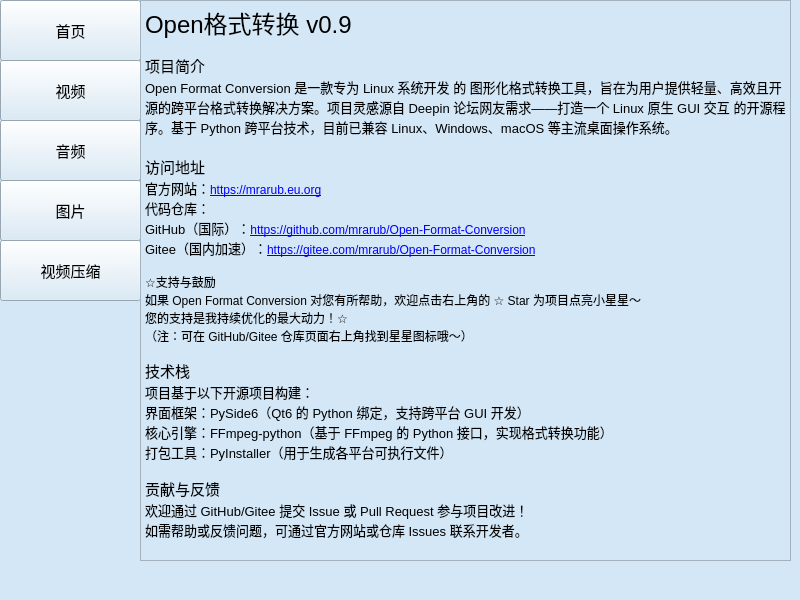
<?xml version="1.0" encoding="UTF-8"?>
<ui version="4.0">
 <class>MainWindow</class>
 <widget class="QMainWindow" name="MainWindow">
  <property name="geometry">
   <rect>
    <x>0</x>
    <y>0</y>
    <width>800</width>
    <height>600</height>
   </rect>
  </property>
  <property name="font">
   <font>
    <pointsize>9</pointsize>
   </font>
  </property>
  <property name="windowTitle">
   <string>Open格式转换</string>
  </property>
  <property name="styleSheet">
   <string notr="true">background-color: rgb(212, 231, 246);</string>
  </property>
  <widget class="QWidget" name="centralwidget">
   <widget class="QPushButton" name="pushButton">
    <property name="geometry">
     <rect>
      <x>0</x>
      <y>0</y>
      <width>141</width>
      <height>61</height>
     </rect>
    </property>
    <property name="font">
     <font>
      <pointsize>11</pointsize>
     </font>
    </property>
    <property name="text">
     <string>首页</string>
    </property>
    <property name="icon">
     <iconset resource="icon.qrc">
      <normaloff>:/icon/icon/首页_home.svg</normaloff>:/icon/icon/首页_home.svg</iconset>
    </property>
   </widget>
   <widget class="QPushButton" name="pushButton_2">
    <property name="geometry">
     <rect>
      <x>0</x>
      <y>120</y>
      <width>141</width>
      <height>61</height>
     </rect>
    </property>
    <property name="font">
     <font>
      <pointsize>11</pointsize>
     </font>
    </property>
    <property name="text">
     <string>音频</string>
    </property>
    <property name="icon">
     <iconset resource="icon.qrc">
      <normaloff>:/icon/icon/音频文件_audio-file.svg</normaloff>:/icon/icon/音频文件_audio-file.svg</iconset>
    </property>
   </widget>
   <widget class="QPushButton" name="pushButton_3">
    <property name="geometry">
     <rect>
      <x>0</x>
      <y>180</y>
      <width>141</width>
      <height>61</height>
     </rect>
    </property>
    <property name="font">
     <font>
      <pointsize>11</pointsize>
     </font>
    </property>
    <property name="text">
     <string>图片</string>
    </property>
    <property name="icon">
     <iconset resource="icon.qrc">
      <normaloff>:/icon/icon/照片_pic.svg</normaloff>:/icon/icon/照片_pic.svg</iconset>
    </property>
   </widget>
   <widget class="QPushButton" name="pushButton_4">
    <property name="geometry">
     <rect>
      <x>0</x>
      <y>240</y>
      <width>141</width>
      <height>61</height>
     </rect>
    </property>
    <property name="font">
     <font>
      <pointsize>11</pointsize>
     </font>
    </property>
    <property name="text">
     <string>视频压缩</string>
    </property>
    <property name="icon">
     <iconset resource="icon.qrc">
      <normaloff>:/icon/icon/压缩_compression.svg</normaloff>:/icon/icon/压缩_compression.svg</iconset>
    </property>
   </widget>
   <widget class="QPushButton" name="pushButton_1">
    <property name="geometry">
     <rect>
      <x>0</x>
      <y>60</y>
      <width>141</width>
      <height>61</height>
     </rect>
    </property>
    <property name="font">
     <font>
      <pointsize>11</pointsize>
     </font>
    </property>
    <property name="text">
     <string>视频</string>
    </property>
    <property name="icon">
     <iconset resource="icon.qrc">
      <normaloff>:/icon/icon/视频_video-two.svg</normaloff>:/icon/icon/视频_video-two.svg</iconset>
    </property>
   </widget>
   <widget class="QStackedWidget" name="stackedWidget">
    <property name="geometry">
     <rect>
      <x>140</x>
      <y>0</y>
      <width>651</width>
      <height>571</height>
     </rect>
    </property>
    <property name="currentIndex">
     <number>0</number>
    </property>
    <widget class="QWidget" name="page">
     <widget class="QTextEdit" name="textEdit">
      <property name="geometry">
       <rect>
        <x>0</x>
        <y>0</y>
        <width>651</width>
        <height>561</height>
       </rect>
      </property>
      <property name="html">
       <string>&lt;!DOCTYPE HTML PUBLIC &quot;-//W3C//DTD HTML 4.0//EN&quot; &quot;http://www.w3.org/TR/REC-html40/strict.dtd&quot;&gt;
&lt;html&gt;&lt;head&gt;&lt;meta name=&quot;qrichtext&quot; content=&quot;1&quot; /&gt;&lt;meta charset=&quot;utf-8&quot; /&gt;&lt;style type=&quot;text/css&quot;&gt;
p, li { white-space: pre-wrap; }
hr { height: 1px; border-width: 0; }
li.unchecked::marker { content: &quot;\2610&quot;; }
li.checked::marker { content: &quot;\2612&quot;; }
&lt;/style&gt;&lt;/head&gt;&lt;body style=&quot; font-family:'Sans Serif'; font-size:9pt; font-weight:400; font-style:normal;&quot;&gt;
&lt;p style=&quot; margin-top:0px; margin-bottom:0px; margin-left:0px; margin-right:0px; -qt-block-indent:0; text-indent:0px;&quot;&gt;&lt;span style=&quot; font-size:18pt;&quot;&gt;Open格式转换 v0.9&lt;/span&gt;&lt;/p&gt;
&lt;p style=&quot;-qt-paragraph-type:empty; margin-top:0px; margin-bottom:0px; margin-left:0px; margin-right:0px; -qt-block-indent:0; text-indent:0px;&quot;&gt;&lt;br /&gt;&lt;/p&gt;
&lt;p style=&quot; margin-top:0px; margin-bottom:0px; margin-left:0px; margin-right:0px; -qt-block-indent:0; text-indent:0px;&quot;&gt;&lt;span style=&quot; font-size:11pt;&quot;&gt;项目简介&lt;/span&gt;&lt;/p&gt;
&lt;p style=&quot; margin-top:0px; margin-bottom:0px; margin-left:0px; margin-right:0px; -qt-block-indent:0; text-indent:0px;&quot;&gt;&lt;span style=&quot; font-size:10pt;&quot;&gt;Open Format Conversion 是一款专为 Linux 系统开发 的 图形化格式转换工具，旨在为用户提供轻量、高效且开源的跨平台格式转换解决方案。项目灵感源自 Deepin 论坛网友需求——打造一个 Linux 原生 GUI 交互 的开源程序。基于 Python 跨平台技术，目前已兼容 Linux、Windows、macOS 等主流桌面操作系统。&lt;/span&gt;&lt;/p&gt;
&lt;p style=&quot;-qt-paragraph-type:empty; margin-top:0px; margin-bottom:0px; margin-left:0px; margin-right:0px; -qt-block-indent:0; text-indent:0px; font-size:11pt;&quot;&gt;&lt;br /&gt;&lt;/p&gt;
&lt;p style=&quot; margin-top:0px; margin-bottom:0px; margin-left:0px; margin-right:0px; -qt-block-indent:0; text-indent:0px;&quot;&gt;&lt;span style=&quot; font-size:11pt;&quot;&gt;访问地址&lt;/span&gt;&lt;/p&gt;
&lt;p style=&quot; margin-top:0px; margin-bottom:0px; margin-left:0px; margin-right:0px; -qt-block-indent:0; text-indent:0px;&quot;&gt;&lt;span style=&quot; font-size:10pt;&quot;&gt;官方网站：&lt;/span&gt;&lt;a href=&quot;https://mrarub.eu.org&quot;&gt;&lt;span style=&quot; text-decoration: underline; color:#0000ff;&quot;&gt;https://mrarub.eu.org&lt;/span&gt;&lt;/a&gt;&lt;/p&gt;
&lt;p style=&quot; margin-top:0px; margin-bottom:0px; margin-left:0px; margin-right:0px; -qt-block-indent:0; text-indent:0px;&quot;&gt;&lt;span style=&quot; font-size:10pt;&quot;&gt;代码仓库：&lt;/span&gt;&lt;/p&gt;
&lt;p style=&quot; margin-top:0px; margin-bottom:0px; margin-left:0px; margin-right:0px; -qt-block-indent:0; text-indent:0px;&quot;&gt;&lt;span style=&quot; font-size:10pt;&quot;&gt;GitHub（国际）：&lt;/span&gt;&lt;a href=&quot;https://github.com/mrarub/Open-Format-Conversion&quot;&gt;&lt;span style=&quot; text-decoration: underline; color:#0000ff;&quot;&gt;https://github.com/mrarub/Open-Format-Conversion&lt;/span&gt;&lt;/a&gt;&lt;/p&gt;
&lt;p style=&quot; margin-top:0px; margin-bottom:0px; margin-left:0px; margin-right:0px; -qt-block-indent:0; text-indent:0px;&quot;&gt;&lt;span style=&quot; font-size:10pt;&quot;&gt;Gitee（国内加速）：&lt;/span&gt;&lt;a href=&quot;https://gitee.com/mrarub/Open-Format-Conversion&quot;&gt;&lt;span style=&quot; text-decoration: underline; color:#0000ff;&quot;&gt;https://gitee.com/mrarub/Open-Format-Conversion&lt;/span&gt;&lt;/a&gt;&lt;/p&gt;
&lt;p style=&quot;-qt-paragraph-type:empty; margin-top:0px; margin-bottom:0px; margin-left:0px; margin-right:0px; -qt-block-indent:0; text-indent:0px; font-size:10pt;&quot;&gt;&lt;br /&gt;&lt;/p&gt;
&lt;p style=&quot; margin-top:0px; margin-bottom:0px; margin-left:0px; margin-right:0px; -qt-block-indent:0; text-indent:0px;&quot;&gt;☆支持与鼓励&lt;/p&gt;
&lt;p style=&quot; margin-top:0px; margin-bottom:0px; margin-left:0px; margin-right:0px; -qt-block-indent:0; text-indent:0px;&quot;&gt;如果 Open Format Conversion 对您有所帮助，欢迎点击右上角的 ☆ Star 为项目点亮小星星～&lt;/p&gt;
&lt;p style=&quot; margin-top:0px; margin-bottom:0px; margin-left:0px; margin-right:0px; -qt-block-indent:0; text-indent:0px;&quot;&gt;您的支持是我持续优化的最大动力！☆&lt;/p&gt;
&lt;p style=&quot; margin-top:0px; margin-bottom:0px; margin-left:0px; margin-right:0px; -qt-block-indent:0; text-indent:0px;&quot;&gt;（注：可在 GitHub/Gitee 仓库页面右上角找到星星图标哦～）&lt;/p&gt;
&lt;p style=&quot;-qt-paragraph-type:empty; margin-top:0px; margin-bottom:0px; margin-left:0px; margin-right:0px; -qt-block-indent:0; text-indent:0px;&quot;&gt;&lt;br /&gt;&lt;/p&gt;
&lt;p style=&quot; margin-top:0px; margin-bottom:0px; margin-left:0px; margin-right:0px; -qt-block-indent:0; text-indent:0px;&quot;&gt;&lt;span style=&quot; font-size:11pt;&quot;&gt;技术栈&lt;/span&gt;&lt;/p&gt;
&lt;p style=&quot; margin-top:0px; margin-bottom:0px; margin-left:0px; margin-right:0px; -qt-block-indent:0; text-indent:0px;&quot;&gt;&lt;span style=&quot; font-size:10pt;&quot;&gt;项目基于以下开源项目构建：&lt;/span&gt;&lt;/p&gt;
&lt;p style=&quot; margin-top:0px; margin-bottom:0px; margin-left:0px; margin-right:0px; -qt-block-indent:0; text-indent:0px;&quot;&gt;&lt;span style=&quot; font-size:10pt;&quot;&gt;界面框架：PySide6（Qt6 的 Python 绑定，支持跨平台 GUI 开发）&lt;/span&gt;&lt;/p&gt;
&lt;p style=&quot; margin-top:0px; margin-bottom:0px; margin-left:0px; margin-right:0px; -qt-block-indent:0; text-indent:0px;&quot;&gt;&lt;span style=&quot; font-size:10pt;&quot;&gt;核心引擎：FFmpeg-python（基于 FFmpeg 的 Python 接口，实现格式转换功能）&lt;/span&gt;&lt;/p&gt;
&lt;p style=&quot; margin-top:0px; margin-bottom:0px; margin-left:0px; margin-right:0px; -qt-block-indent:0; text-indent:0px;&quot;&gt;&lt;span style=&quot; font-size:10pt;&quot;&gt;打包工具：PyInstaller（用于生成各平台可执行文件）&lt;/span&gt;&lt;/p&gt;
&lt;p style=&quot;-qt-paragraph-type:empty; margin-top:0px; margin-bottom:0px; margin-left:0px; margin-right:0px; -qt-block-indent:0; text-indent:0px; font-size:10pt;&quot;&gt;&lt;br /&gt;&lt;/p&gt;
&lt;p style=&quot; margin-top:0px; margin-bottom:0px; margin-left:0px; margin-right:0px; -qt-block-indent:0; text-indent:0px;&quot;&gt;&lt;span style=&quot; font-size:11pt;&quot;&gt;贡献与反馈&lt;/span&gt;&lt;/p&gt;
&lt;p style=&quot; margin-top:0px; margin-bottom:0px; margin-left:0px; margin-right:0px; -qt-block-indent:0; text-indent:0px;&quot;&gt;&lt;span style=&quot; font-size:10pt;&quot;&gt;欢迎通过 GitHub/Gitee 提交 Issue 或 Pull Request 参与项目改进！&lt;/span&gt;&lt;/p&gt;
&lt;p style=&quot; margin-top:0px; margin-bottom:0px; margin-left:0px; margin-right:0px; -qt-block-indent:0; text-indent:0px;&quot;&gt;&lt;span style=&quot; font-size:10pt;&quot;&gt;如需帮助或反馈问题，可通过官方网站或仓库 Issues 联系开发者。&lt;/span&gt;&lt;/p&gt;&lt;/body&gt;&lt;/html&gt;</string>
      </property>
     </widget>
    </widget>
    <widget class="QWidget" name="page_1">
     <widget class="QComboBox" name="comboBox">
      <property name="geometry">
       <rect>
        <x>70</x>
        <y>10</y>
        <width>81</width>
        <height>31</height>
       </rect>
      </property>
      <item>
       <property name="text">
        <string>MP4</string>
       </property>
      </item>
      <item>
       <property name="text">
        <string>MKV</string>
       </property>
      </item>
      <item>
       <property name="text">
        <string>MOV</string>
       </property>
      </item>
      <item>
       <property name="text">
        <string>AVI</string>
       </property>
      </item>
      <item>
       <property name="text">
        <string>GIF</string>
       </property>
      </item>
     </widget>
     <widget class="QLabel" name="label">
      <property name="geometry">
       <rect>
        <x>0</x>
        <y>10</y>
        <width>71</width>
        <height>31</height>
       </rect>
      </property>
      <property name="text">
       <string>格式转换</string>
      </property>
      <property name="alignment">
       <set>Qt::AlignmentFlag::AlignCenter</set>
      </property>
     </widget>
     <widget class="QTableWidget" name="tableWidget">
      <property name="geometry">
       <rect>
        <x>-5</x>
        <y>61</y>
        <width>651</width>
        <height>421</height>
       </rect>
      </property>
     </widget>
     <widget class="QPushButton" name="pushButton_5">
      <property name="geometry">
       <rect>
        <x>530</x>
        <y>10</y>
        <width>111</width>
        <height>41</height>
       </rect>
      </property>
      <property name="font">
       <font>
        <pointsize>10</pointsize>
       </font>
      </property>
      <property name="text">
       <string>高级配置</string>
      </property>
      <property name="icon">
       <iconset resource="icon.qrc">
        <normaloff>:/icon/icon/配置_config.svg</normaloff>:/icon/icon/配置_config.svg</iconset>
      </property>
     </widget>
     <widget class="QPushButton" name="pushButton_6">
      <property name="geometry">
       <rect>
        <x>10</x>
        <y>500</y>
        <width>111</width>
        <height>41</height>
       </rect>
      </property>
      <property name="font">
       <font>
        <pointsize>10</pointsize>
       </font>
      </property>
      <property name="text">
       <string>选择文件</string>
      </property>
      <property name="icon">
       <iconset resource="icon.qrc">
        <normaloff>:/icon/icon/文件添加_file-addition.svg</normaloff>:/icon/icon/文件添加_file-addition.svg</iconset>
      </property>
     </widget>
     <widget class="QPushButton" name="pushButton_7">
      <property name="geometry">
       <rect>
        <x>130</x>
        <y>500</y>
        <width>111</width>
        <height>41</height>
       </rect>
      </property>
      <property name="font">
       <font>
        <pointsize>10</pointsize>
       </font>
      </property>
      <property name="text">
       <string>移除</string>
      </property>
      <property name="icon">
       <iconset resource="icon.qrc">
        <normaloff>:/icon/icon/移除_close.svg</normaloff>:/icon/icon/移除_close.svg</iconset>
      </property>
     </widget>
     <widget class="QPushButton" name="pushButton_8">
      <property name="geometry">
       <rect>
        <x>250</x>
        <y>500</y>
        <width>111</width>
        <height>41</height>
       </rect>
      </property>
      <property name="font">
       <font>
        <pointsize>10</pointsize>
       </font>
      </property>
      <property name="text">
       <string>移除全部</string>
      </property>
      <property name="icon">
       <iconset resource="icon.qrc">
        <normaloff>:/icon/icon/清除_clear.svg</normaloff>:/icon/icon/清除_clear.svg</iconset>
      </property>
     </widget>
     <widget class="QPushButton" name="pushButton_9">
      <property name="geometry">
       <rect>
        <x>530</x>
        <y>500</y>
        <width>111</width>
        <height>41</height>
       </rect>
      </property>
      <property name="font">
       <font>
        <pointsize>10</pointsize>
       </font>
      </property>
      <property name="text">
       <string>执行</string>
      </property>
      <property name="icon">
       <iconset resource="icon.qrc">
        <normaloff>:/icon/icon/确定_check.svg</normaloff>:/icon/icon/确定_check.svg</iconset>
      </property>
     </widget>
    </widget>
    <widget class="QWidget" name="page_2">
     <widget class="QLabel" name="label_2">
      <property name="geometry">
       <rect>
        <x>0</x>
        <y>10</y>
        <width>71</width>
        <height>31</height>
       </rect>
      </property>
      <property name="text">
       <string>格式转换</string>
      </property>
      <property name="alignment">
       <set>Qt::AlignmentFlag::AlignCenter</set>
      </property>
     </widget>
     <widget class="QComboBox" name="comboBox_2">
      <property name="geometry">
       <rect>
        <x>70</x>
        <y>10</y>
        <width>81</width>
        <height>31</height>
       </rect>
      </property>
      <item>
       <property name="text">
        <string>MP3</string>
       </property>
      </item>
      <item>
       <property name="text">
        <string>AAC</string>
       </property>
      </item>
      <item>
       <property name="text">
        <string>FLAC</string>
       </property>
      </item>
      <item>
       <property name="text">
        <string>M4A</string>
       </property>
      </item>
      <item>
       <property name="text">
        <string>WAV</string>
       </property>
      </item>
      <item>
       <property name="text">
        <string>OGG</string>
       </property>
      </item>
      <item>
       <property name="text">
        <string>AC3</string>
       </property>
      </item>
      <item>
       <property name="text">
        <string>DTS</string>
       </property>
      </item>
      <item>
       <property name="text">
        <string>WMA</string>
       </property>
      </item>
      <item>
       <property name="text">
        <string>MP2</string>
       </property>
      </item>
      <item>
       <property name="text">
        <string>WV</string>
       </property>
      </item>
      <item>
       <property name="text">
        <string>MMF</string>
       </property>
      </item>
      <item>
       <property name="text">
        <string>M4R</string>
       </property>
      </item>
     </widget>
     <widget class="QPushButton" name="pushButton_10">
      <property name="geometry">
       <rect>
        <x>530</x>
        <y>10</y>
        <width>111</width>
        <height>41</height>
       </rect>
      </property>
      <property name="font">
       <font>
        <pointsize>10</pointsize>
       </font>
      </property>
      <property name="text">
       <string>高级配置</string>
      </property>
      <property name="icon">
       <iconset resource="icon.qrc">
        <normaloff>:/icon/icon/配置_config.svg</normaloff>:/icon/icon/配置_config.svg</iconset>
      </property>
     </widget>
     <widget class="QTableWidget" name="tableWidget_2">
      <property name="geometry">
       <rect>
        <x>-5</x>
        <y>61</y>
        <width>651</width>
        <height>421</height>
       </rect>
      </property>
     </widget>
     <widget class="QPushButton" name="pushButton_11">
      <property name="geometry">
       <rect>
        <x>10</x>
        <y>500</y>
        <width>111</width>
        <height>41</height>
       </rect>
      </property>
      <property name="font">
       <font>
        <pointsize>10</pointsize>
       </font>
      </property>
      <property name="text">
       <string>选择文件</string>
      </property>
      <property name="icon">
       <iconset resource="icon.qrc">
        <normaloff>:/icon/icon/文件添加_file-addition.svg</normaloff>:/icon/icon/文件添加_file-addition.svg</iconset>
      </property>
     </widget>
     <widget class="QPushButton" name="pushButton_12">
      <property name="geometry">
       <rect>
        <x>130</x>
        <y>500</y>
        <width>111</width>
        <height>41</height>
       </rect>
      </property>
      <property name="font">
       <font>
        <pointsize>10</pointsize>
       </font>
      </property>
      <property name="text">
       <string>移除</string>
      </property>
      <property name="icon">
       <iconset resource="icon.qrc">
        <normaloff>:/icon/icon/移除_close.svg</normaloff>:/icon/icon/移除_close.svg</iconset>
      </property>
     </widget>
     <widget class="QPushButton" name="pushButton_13">
      <property name="geometry">
       <rect>
        <x>250</x>
        <y>500</y>
        <width>111</width>
        <height>41</height>
       </rect>
      </property>
      <property name="font">
       <font>
        <pointsize>10</pointsize>
       </font>
      </property>
      <property name="text">
       <string>移除全部</string>
      </property>
      <property name="icon">
       <iconset resource="icon.qrc">
        <normaloff>:/icon/icon/清除_clear.svg</normaloff>:/icon/icon/清除_clear.svg</iconset>
      </property>
     </widget>
     <widget class="QPushButton" name="pushButton_14">
      <property name="geometry">
       <rect>
        <x>530</x>
        <y>500</y>
        <width>111</width>
        <height>41</height>
       </rect>
      </property>
      <property name="font">
       <font>
        <pointsize>10</pointsize>
       </font>
      </property>
      <property name="text">
       <string>执行</string>
      </property>
      <property name="icon">
       <iconset resource="icon.qrc">
        <normaloff>:/icon/icon/确定_check.svg</normaloff>:/icon/icon/确定_check.svg</iconset>
      </property>
     </widget>
    </widget>
    <widget class="QWidget" name="page_3">
     <widget class="QLabel" name="label_3">
      <property name="geometry">
       <rect>
        <x>0</x>
        <y>10</y>
        <width>71</width>
        <height>31</height>
       </rect>
      </property>
      <property name="text">
       <string>格式转换</string>
      </property>
      <property name="alignment">
       <set>Qt::AlignmentFlag::AlignCenter</set>
      </property>
     </widget>
     <widget class="QComboBox" name="comboBox_3">
      <property name="geometry">
       <rect>
        <x>70</x>
        <y>10</y>
        <width>81</width>
        <height>31</height>
       </rect>
      </property>
      <item>
       <property name="text">
        <string>JPG</string>
       </property>
      </item>
      <item>
       <property name="text">
        <string>PNG</string>
       </property>
      </item>
      <item>
       <property name="text">
        <string>WEBP</string>
       </property>
      </item>
      <item>
       <property name="text">
        <string>BMP</string>
       </property>
      </item>
      <item>
       <property name="text">
        <string>TIFF</string>
       </property>
      </item>
      <item>
       <property name="text">
        <string>JPEG</string>
       </property>
      </item>
      <item>
       <property name="text">
        <string>ICO</string>
       </property>
      </item>
      <item>
       <property name="text">
        <string>SVG</string>
       </property>
      </item>
      <item>
       <property name="text">
        <string>RAW</string>
       </property>
      </item>
      <item>
       <property name="text">
        <string>HEIC</string>
       </property>
      </item>
      <item>
       <property name="text">
        <string>AI</string>
       </property>
      </item>
     </widget>
     <widget class="QPushButton" name="pushButton_15">
      <property name="geometry">
       <rect>
        <x>530</x>
        <y>10</y>
        <width>111</width>
        <height>41</height>
       </rect>
      </property>
      <property name="font">
       <font>
        <pointsize>10</pointsize>
       </font>
      </property>
      <property name="text">
       <string>高级配置</string>
      </property>
      <property name="icon">
       <iconset resource="icon.qrc">
        <normaloff>:/icon/icon/配置_config.svg</normaloff>:/icon/icon/配置_config.svg</iconset>
      </property>
     </widget>
     <widget class="QTableWidget" name="tableWidget_3">
      <property name="geometry">
       <rect>
        <x>-5</x>
        <y>61</y>
        <width>651</width>
        <height>421</height>
       </rect>
      </property>
     </widget>
     <widget class="QPushButton" name="pushButton_16">
      <property name="geometry">
       <rect>
        <x>10</x>
        <y>500</y>
        <width>111</width>
        <height>41</height>
       </rect>
      </property>
      <property name="font">
       <font>
        <pointsize>10</pointsize>
       </font>
      </property>
      <property name="text">
       <string>选择文件</string>
      </property>
      <property name="icon">
       <iconset resource="icon.qrc">
        <normaloff>:/icon/icon/文件添加_file-addition.svg</normaloff>:/icon/icon/文件添加_file-addition.svg</iconset>
      </property>
     </widget>
     <widget class="QPushButton" name="pushButton_17">
      <property name="geometry">
       <rect>
        <x>130</x>
        <y>500</y>
        <width>111</width>
        <height>41</height>
       </rect>
      </property>
      <property name="font">
       <font>
        <pointsize>10</pointsize>
       </font>
      </property>
      <property name="text">
       <string>移除</string>
      </property>
      <property name="icon">
       <iconset resource="icon.qrc">
        <normaloff>:/icon/icon/移除_close.svg</normaloff>:/icon/icon/移除_close.svg</iconset>
      </property>
     </widget>
     <widget class="QPushButton" name="pushButton_18">
      <property name="geometry">
       <rect>
        <x>250</x>
        <y>500</y>
        <width>111</width>
        <height>41</height>
       </rect>
      </property>
      <property name="font">
       <font>
        <pointsize>10</pointsize>
       </font>
      </property>
      <property name="text">
       <string>移除全部</string>
      </property>
      <property name="icon">
       <iconset resource="icon.qrc">
        <normaloff>:/icon/icon/清除_clear.svg</normaloff>:/icon/icon/清除_clear.svg</iconset>
      </property>
     </widget>
     <widget class="QPushButton" name="pushButton_19">
      <property name="geometry">
       <rect>
        <x>530</x>
        <y>500</y>
        <width>111</width>
        <height>41</height>
       </rect>
      </property>
      <property name="font">
       <font>
        <pointsize>10</pointsize>
       </font>
      </property>
      <property name="text">
       <string>执行</string>
      </property>
      <property name="icon">
       <iconset resource="icon.qrc">
        <normaloff>:/icon/icon/确定_check.svg</normaloff>:/icon/icon/确定_check.svg</iconset>
      </property>
     </widget>
    </widget>
    <widget class="QWidget" name="page_4">
     <widget class="QPushButton" name="pushButton_20">
      <property name="geometry">
       <rect>
        <x>10</x>
        <y>10</y>
        <width>111</width>
        <height>41</height>
       </rect>
      </property>
      <property name="font">
       <font>
        <pointsize>10</pointsize>
       </font>
      </property>
      <property name="text">
       <string>选择文件</string>
      </property>
      <property name="icon">
       <iconset resource="icon.qrc">
        <normaloff>:/icon/icon/文件添加_file-addition.svg</normaloff>:/icon/icon/文件添加_file-addition.svg</iconset>
      </property>
     </widget>
     <widget class="QPushButton" name="pushButton_21">
      <property name="geometry">
       <rect>
        <x>130</x>
        <y>10</y>
        <width>111</width>
        <height>41</height>
       </rect>
      </property>
      <property name="font">
       <font>
        <pointsize>10</pointsize>
       </font>
      </property>
      <property name="text">
       <string>移除</string>
      </property>
      <property name="icon">
       <iconset resource="icon.qrc">
        <normaloff>:/icon/icon/移除_close.svg</normaloff>:/icon/icon/移除_close.svg</iconset>
      </property>
     </widget>
     <widget class="QPushButton" name="pushButton_22">
      <property name="geometry">
       <rect>
        <x>250</x>
        <y>10</y>
        <width>111</width>
        <height>41</height>
       </rect>
      </property>
      <property name="font">
       <font>
        <pointsize>10</pointsize>
       </font>
      </property>
      <property name="text">
       <string>移除全部</string>
      </property>
      <property name="icon">
       <iconset resource="icon.qrc">
        <normaloff>:/icon/icon/清除_clear.svg</normaloff>:/icon/icon/清除_clear.svg</iconset>
      </property>
     </widget>
     <widget class="QPushButton" name="pushButton_23">
      <property name="geometry">
       <rect>
        <x>530</x>
        <y>10</y>
        <width>111</width>
        <height>41</height>
       </rect>
      </property>
      <property name="font">
       <font>
        <pointsize>10</pointsize>
       </font>
      </property>
      <property name="text">
       <string>执行</string>
      </property>
      <property name="icon">
       <iconset resource="icon.qrc">
        <normaloff>:/icon/icon/确定_check.svg</normaloff>:/icon/icon/确定_check.svg</iconset>
      </property>
     </widget>
     <widget class="QTableWidget" name="tableWidget_4">
      <property name="geometry">
       <rect>
        <x>-5</x>
        <y>61</y>
        <width>471</width>
        <height>481</height>
       </rect>
      </property>
     </widget>
     <widget class="QLabel" name="label_4">
      <property name="geometry">
       <rect>
        <x>470</x>
        <y>100</y>
        <width>71</width>
        <height>31</height>
       </rect>
      </property>
      <property name="font">
       <font>
        <pointsize>10</pointsize>
       </font>
      </property>
      <property name="text">
       <string>编码器</string>
      </property>
      <property name="alignment">
       <set>Qt::AlignmentFlag::AlignCenter</set>
      </property>
     </widget>
     <widget class="QComboBox" name="comboBox_4">
      <property name="geometry">
       <rect>
        <x>375</x>
        <y>10</y>
        <width>90</width>
        <height>41</height>
       </rect>
      </property>
      <item>
       <property name="text">
        <string>MP4</string>
       </property>
      </item>
      <item>
       <property name="text">
        <string>MOV</string>
       </property>
      </item>
      <item>
       <property name="text">
        <string>MKV</string>
       </property>
      </item>
      <item>
       <property name="text">
        <string>AVI</string>
       </property>
      </item>
     </widget>
     <widget class="QLabel" name="label_5">
      <property name="geometry">
       <rect>
        <x>470</x>
        <y>170</y>
        <width>71</width>
        <height>31</height>
       </rect>
      </property>
      <property name="font">
       <font>
        <pointsize>10</pointsize>
       </font>
      </property>
      <property name="text">
       <string>CRF</string>
      </property>
      <property name="alignment">
       <set>Qt::AlignmentFlag::AlignCenter</set>
      </property>
     </widget>
     <widget class="QLabel" name="label_6">
      <property name="geometry">
       <rect>
        <x>470</x>
        <y>240</y>
        <width>71</width>
        <height>31</height>
       </rect>
      </property>
      <property name="font">
       <font>
        <pointsize>10</pointsize>
       </font>
      </property>
      <property name="text">
       <string>宽度</string>
      </property>
      <property name="alignment">
       <set>Qt::AlignmentFlag::AlignCenter</set>
      </property>
     </widget>
     <widget class="QLabel" name="label_7">
      <property name="geometry">
       <rect>
        <x>470</x>
        <y>310</y>
        <width>71</width>
        <height>31</height>
       </rect>
      </property>
      <property name="font">
       <font>
        <pointsize>10</pointsize>
       </font>
      </property>
      <property name="text">
       <string>高度</string>
      </property>
      <property name="alignment">
       <set>Qt::AlignmentFlag::AlignCenter</set>
      </property>
     </widget>
     <widget class="QLineEdit" name="lineEdit">
      <property name="geometry">
       <rect>
        <x>550</x>
        <y>170</y>
        <width>81</width>
        <height>31</height>
       </rect>
      </property>
      <property name="text">
       <string>23</string>
      </property>
      <property name="maxLength">
       <number>2</number>
      </property>
     </widget>
     <widget class="QLineEdit" name="lineEdit_1">
      <property name="geometry">
       <rect>
        <x>550</x>
        <y>240</y>
        <width>81</width>
        <height>31</height>
       </rect>
      </property>
      <property name="maxLength">
       <number>4</number>
      </property>
     </widget>
     <widget class="QLineEdit" name="lineEdit_2">
      <property name="geometry">
       <rect>
        <x>550</x>
        <y>310</y>
        <width>81</width>
        <height>31</height>
       </rect>
      </property>
      <property name="maxLength">
       <number>4</number>
      </property>
     </widget>
     <widget class="QComboBox" name="comboBox_5">
      <property name="geometry">
       <rect>
        <x>550</x>
        <y>100</y>
        <width>81</width>
        <height>31</height>
       </rect>
      </property>
      <item>
       <property name="text">
        <string>libx264</string>
       </property>
      </item>
      <item>
       <property name="text">
        <string>libx265</string>
       </property>
      </item>
     </widget>
    </widget>
   </widget>
  </widget>
  <widget class="QMenuBar" name="menubar">
   <property name="geometry">
    <rect>
     <x>0</x>
     <y>0</y>
     <width>800</width>
     <height>23</height>
    </rect>
   </property>
  </widget>
  <widget class="QStatusBar" name="statusbar"/>
 </widget>
 <resources>
  <include location="icon.qrc"/>
 </resources>
 <connections/>
</ui>
